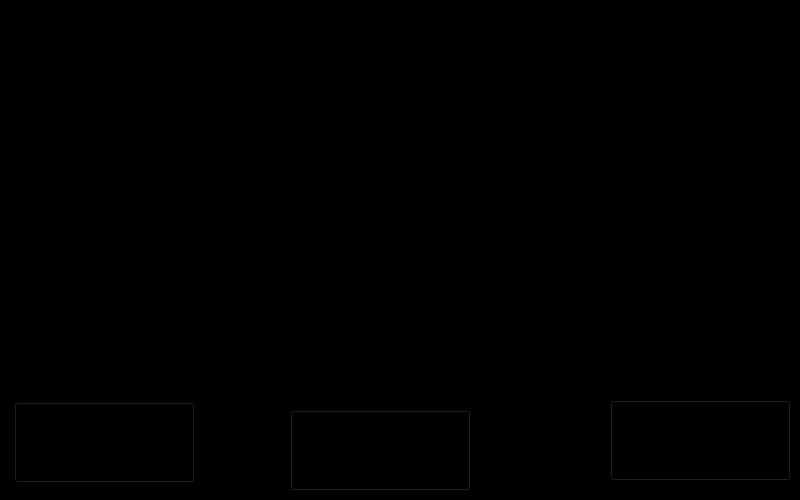
<?xml version="1.0" encoding="UTF-8"?>
<ui version="4.0">
 <class>mainGuifile</class>
 <widget class="QWidget" name="mainGuifile">
  <property name="geometry">
   <rect>
    <x>0</x>
    <y>0</y>
    <width>800</width>
    <height>500</height>
   </rect>
  </property>
  <property name="windowTitle">
   <string>mainGuifile</string>
  </property>
  <property name="styleSheet">
   <string notr="true">background-color: rgb(0, 0, 0)</string>
  </property>
  <widget class="QLabel" name="hariom">
   <property name="geometry">
    <rect>
     <x>50</x>
     <y>0</y>
     <width>671</width>
     <height>101</height>
    </rect>
   </property>
   <property name="styleSheet">
    <string notr="true">background-color:transparent;</string>
   </property>
   <property name="text">
    <string/>
   </property>
   <property name="pixmap">
    <pixmap>../UI/Sujith (2).gif</pixmap>
   </property>
   <property name="scaledContents">
    <bool>true</bool>
   </property>
  </widget>
  <widget class="QLabel" name="frame">
   <property name="geometry">
    <rect>
     <x>130</x>
     <y>100</y>
     <width>531</width>
     <height>291</height>
    </rect>
   </property>
   <property name="text">
    <string/>
   </property>
   <property name="pixmap">
    <pixmap>../UI/frame10.jpg</pixmap>
   </property>
   <property name="scaledContents">
    <bool>true</bool>
   </property>
  </widget>
  <widget class="QLabel" name="loading">
   <property name="geometry">
    <rect>
     <x>160</x>
     <y>130</y>
     <width>471</width>
     <height>231</height>
    </rect>
   </property>
   <property name="text">
    <string/>
   </property>
   <property name="pixmap">
    <pixmap>../UI/loading.gif</pixmap>
   </property>
   <property name="scaledContents">
    <bool>true</bool>
   </property>
  </widget>
  <widget class="QLabel" name="startlabel">
   <property name="geometry">
    <rect>
     <x>10</x>
     <y>392</y>
     <width>181</width>
     <height>101</height>
    </rect>
   </property>
   <property name="text">
    <string/>
   </property>
   <property name="pixmap">
    <pixmap>../UI/start.gif.gif</pixmap>
   </property>
   <property name="scaledContents">
    <bool>true</bool>
   </property>
  </widget>
  <widget class="QLabel" name="loginlabel">
   <property name="geometry">
    <rect>
     <x>290</x>
     <y>400</y>
     <width>181</width>
     <height>101</height>
    </rect>
   </property>
   <property name="text">
    <string/>
   </property>
   <property name="pixmap">
    <pixmap>../UI/login.png</pixmap>
   </property>
   <property name="scaledContents">
    <bool>true</bool>
   </property>
  </widget>
  <widget class="QLabel" name="quitelaber">
   <property name="geometry">
    <rect>
     <x>610</x>
     <y>400</y>
     <width>181</width>
     <height>101</height>
    </rect>
   </property>
   <property name="text">
    <string/>
   </property>
   <property name="pixmap">
    <pixmap>../UI/quite.png</pixmap>
   </property>
   <property name="scaledContents">
    <bool>true</bool>
   </property>
  </widget>
  <widget class="QPushButton" name="startbutton">
   <property name="geometry">
    <rect>
     <x>14</x>
     <y>402</y>
     <width>181</width>
     <height>81</height>
    </rect>
   </property>
   <property name="styleSheet">
    <string notr="true">background-color:transparent;</string>
   </property>
   <property name="text">
    <string/>
   </property>
  </widget>
  <widget class="QPushButton" name="loginbutton">
   <property name="geometry">
    <rect>
     <x>290</x>
     <y>410</y>
     <width>181</width>
     <height>81</height>
    </rect>
   </property>
   <property name="styleSheet">
    <string notr="true">background-color:transparent;</string>
   </property>
   <property name="text">
    <string/>
   </property>
  </widget>
  <widget class="QPushButton" name="quitebutton">
   <property name="geometry">
    <rect>
     <x>610</x>
     <y>400</y>
     <width>181</width>
     <height>81</height>
    </rect>
   </property>
   <property name="styleSheet">
    <string notr="true">background-color:transparent;</string>
   </property>
   <property name="text">
    <string/>
   </property>
  </widget>
 </widget>
 <resources/>
 <connections/>
</ui>
